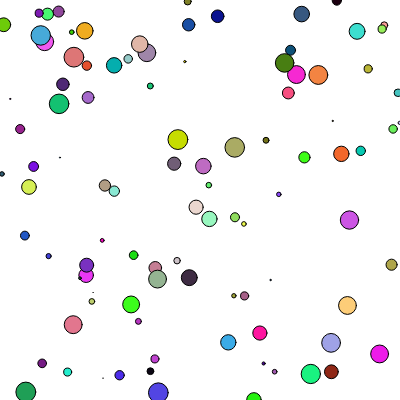
Frame 1 (no input)
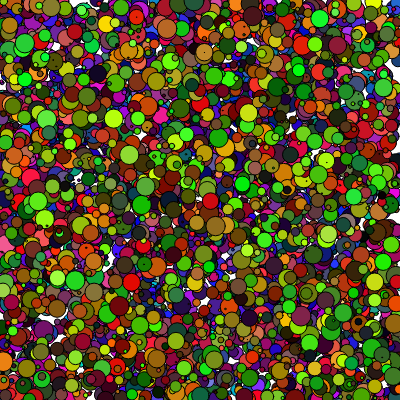
Frame 60 (no input)
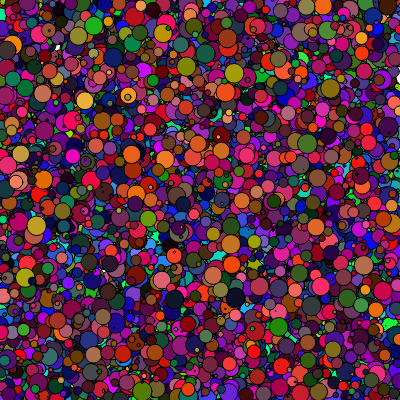
Frame 120 (the mouse pressed at the canvas centre since frame 60)

The p5.js sketch that drew these frames (run headless with seeded random() and noise() and a simulated clock; from frame 60 on, the mouse is pressed at the canvas centre):

// p5.js sketch
// ── sketch.js
function setup() {
  createCanvas(400, 400)
}

var r = 256, g = 256, b = 256, loopNum = 0

function draw(){
  for(i = 0; i < 100; i += 1){
    fill(random(r), random(g), random(b))
    circle(random(width), random(height), random(20))
  }
  if(loopNum < 25){
    r = loopNum%25*10, g = 256-loopNum%25*10, b = 256
  }
  else if(loopNum < 50){
    r = 256, g = loopNum%25*10, b = 256-loopNum%25*10
  }
  else if(loopNum < 75){
    r = 256-loopNum%25*10, g = 256, b = loopNum%25*10
  }
  else{
    loopNum = 0
  }
  loopNum += 1
}
